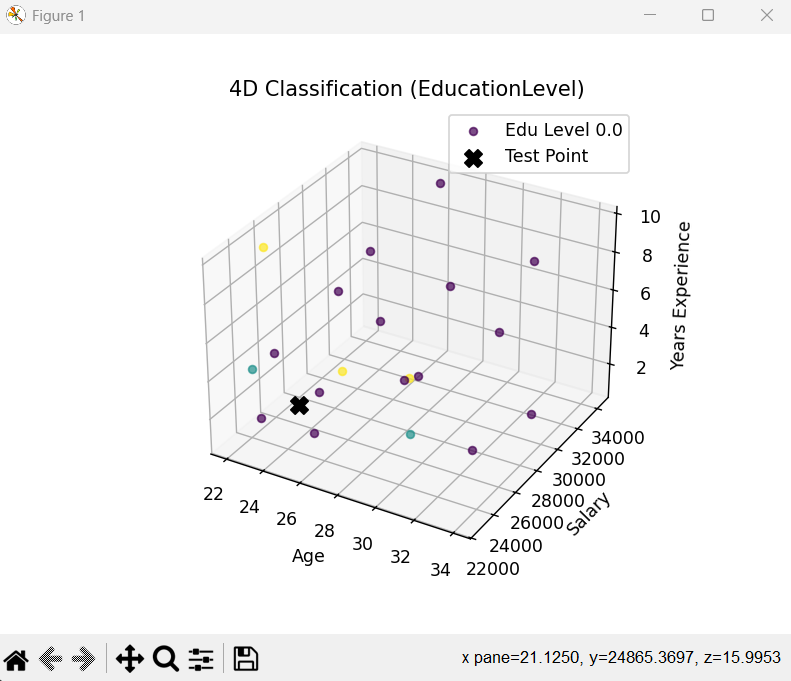

Write the Python code that produced this figure.
import numpy as np
import pandas as pd
import matplotlib.pyplot as plt
from mpl_toolkits.mplot3d import Axes3D
from collections import Counter

# Read CSV file (adjust path as needed)
df = pd.read_csv("\\knndataset.csv")

# Check EducationLevel unique values and encode if categorical
# For simplicity, encode EducationLevel if it's non-numeric
if df['EducationLevel'].dtype == 'object':
    df['EducationLevel_code'] = pd.factorize(df['EducationLevel'])[0]
else:
    df['EducationLevel_code'] = df['EducationLevel']

# Extract features and labels
training_data = df[['Age', 'Salary', 'Years Experience', 'EducationLevel_code']].values.tolist()
training_labels = df['Label'].tolist()

# Define a test point (with EducationLevel encoded similarly)
# Example: Age=24, Salary=25000, Years Experience=2, EducationLevel_code=1
test_point = [24, 25000, 2, 1]

# Euclidean distance function including EducationLevel dimension
def euclidean_distance(point1, point2):
    return np.sqrt(np.sum((np.array(point1) - np.array(point2))**2))

# Calculate suitable k
def generate_k(n_samples):
    k = int(np.sqrt(n_samples))
    if k % 2 == 0:
        k += 1
    return max(1, k)

# KNN prediction function (using 4D features)
def knn_predict(training_data, training_labels, test_point, k):
    distances = []
    for i in range(len(training_data)):
        dist = euclidean_distance(test_point, training_data[i])
        distances.append((dist, training_labels[i]))
    distances.sort(key=lambda x: x[0])
    k_nearest_labels = [label for _, label in distances[:k]]
    return Counter(k_nearest_labels).most_common(1)[0][0]

# Predict the label
k = generate_k(len(training_data))
prediction = knn_predict(training_data, training_labels, test_point, k)
print(f"Predicted Label for test point {test_point} is: {prediction}")

# Visualization part:

# Map EducationLevel_code to colors
education_levels = df['EducationLevel_code'].unique()
colors_map = plt.cm.get_cmap('viridis', len(education_levels))  # Color map with discrete colors

fig = plt.figure()
ax = fig.add_subplot(111, projection='3d')

for i in range(len(training_data)):
    age, salary, experience, edu_code = training_data[i]
    label = training_labels[i]
    color = colors_map(edu_code / (len(education_levels) - 1)) if len(education_levels) > 1 else colors_map(0)
    ax.scatter(age, salary, experience, c=[color], label=f"Edu Level {edu_code}" if i == 0 else "", alpha=0.7)

# Plot test point in black
ax.scatter(test_point[0], test_point[1], test_point[2], c='black', marker='X', s=100, label='Test Point')

ax.set_xlabel('Age')
ax.set_ylabel('Salary')
ax.set_zlabel('Years Experience')
plt.title('4D Classification (EducationLevel)')
plt.legend()
plt.show()
